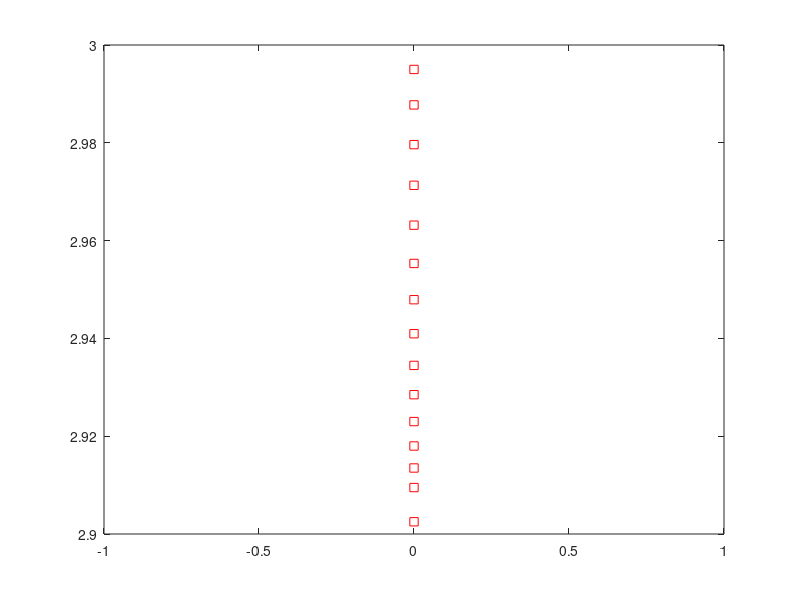

Reproduce this figure in MATLAB.
# CS 131: Numerical Methods
# Programming Exercise 2.3: I am Willing to Weight

N = 15;
k(1:N) = 10000;
W = zeros(15, 1); W(1, 1) = 100;
K = zeros(15, 15);
for i = 2:N
  W(i,1) = W(i-1,1) - 5;
end
for i = 1:N
  K(i, i) = k(i);
  if (i > 1)
    K(i, i-1) = -k(i);
  endif
  if (i < N)
    K(i, i+1) = -k(i+1);
    K(i, i) = K(i, i) + k(i+1);
  endif
end

x = zeros(15,1);
for i = 1:N
  x(i) = K(i, i)\(W(i,1) - K(i,1:i-1)*x(1:i-1) - K(i,i+1:N)*x(i+1:N));
  #x(i) = K(i, i)\(W(i,1) - (K(i,:)*x(:) - K(i, i)*x(i)));
end
plot(zeros(15,1),3-cumsum(x),'rs')